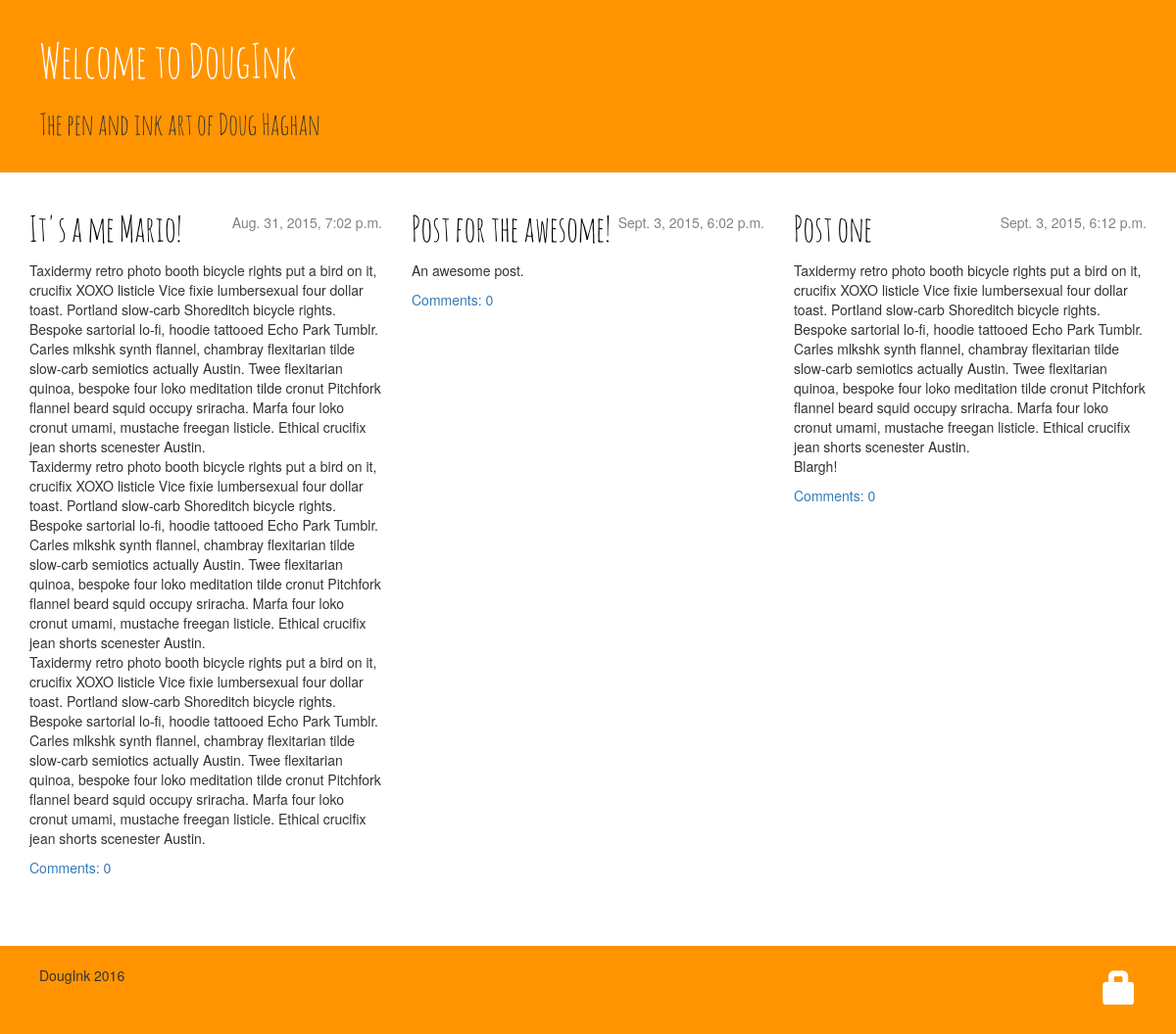
The page / on the database its author committed.
### blog/models.py (models this page shows, shortened)
class Post(models.Model):
    author = models.ForeignKey('auth.User')
    title = models.CharField(max_length=255)
    text = models.TextField()
    created_date = models.DateTimeField(
            default=timezone.now)
    published_date = models.DateTimeField(
            blank=True, null=True)
    image = models.ImageField(upload_to="static/images/")
    def approved_comments(self):
        return self.comments.filter(approved_comment=True)

### blog/views.py (the view)
# urls.py: url(r'^$', views.post_list, name='post_list'),
def post_list(request):
	posts = Post.objects.filter(published_date__lte=timezone.now()).order_by('published_date')
	return render(request, 'blog/post_list.html', {'posts': posts})

### blog/templates/blog/post_list.html
{% extends "blog/base.html" %}
{% block content %}
    {% for post in posts %}
    	<div class="col-md-4 col-sm-4">
        <div class="post">
            <div class="date">
                {{ post.published_date }}
            </div>
            <h1><a href="{% url "post_detail" pk=post.pk %}">{{ post.title }}</a></h1>
            <p>{{ post.text|linebreaks }}</p>
            <a href="{% url "blog.views.post_detail" pk=post.pk %}">Comments: {{ post.approved_comments.count }}</a>
        </div>
      </div>
    {% endfor %}
{% endblock content %}

### blog/templates/blog/base.html (shortened to what this page needs)
{% load staticfiles %}
<!DOCTYPE html>
<html lang="en">
<head>
	<link rel="stylesheet" href="//maxcdn.bootstrapcdn.com/bootstrap/3.2.0/css/bootstrap.min.css">
	<link rel="stylesheet" href="//maxcdn.bootstrapcdn.com/bootstrap/3.2.0/css/bootstrap-theme.min.css">
	<link rel="stylesheet" href="{% static '/static/css/style.css' %}">
</head>
<body>
	<div class="page-header">
	    <h1><a href="/">Welcome to DougInk</a></h1>
	    <h2>The pen and ink art of Doug Haghan</h2>
	</div>
	<div class="container">
	   <div class="row">
	        {% block content %}
			{% endblock %}
	    </div>
	</div>
	<footer>
		<div class="row">
			<div class="col-md-2 col-sm-2">
				<p>DougInk {% now "Y" %}</p>
			</div>
			<div class="col-md-10 col-sm-10">
				{% if user.is_authenticated %}
			        <a href="{% url "post_new" %}" class="top-menu"><span class="glyphicon glyphicon-plus"></span></a>
			        <a href="{% url "post_draft_list" %}" class="top-menu"><span class="glyphicon glyphicon-edit"></span></a>
			        <p class="top-menu">Hello {{ user.username }}<small>(<a href="{% url "django.contrib.auth.views.logout" %}">Log out</a>)</small></p>
		        {% else %}
		        	<a href="{% url "django.contrib.auth.views.login" %}" class="top-menu"><span class="glyphicon glyphicon-lock"></span></a>
		        {% endif %}
		    </div>
	    </div>
	</footer>
</body>
</html>

### static/static/css/style.css (style rules this page uses)
.page-header, footer { background-color: #ff9400; margin-top: 0; padding: 20px 20px 20px 40px; }
.page-header h1, .page-header h1 a, .page-header h1 a:visited, .page-header h1 a:active { color: #ffffff; font-size: 36pt; text-decoration: none; }
h1, h2, h3, h4 { font-family: 'amatic_scregular', sans-serif; }
.date { float: right; color: #828282; }
.top-menu, .top-menu:hover, .top-menu:visited { color: #ffffff; float: right; font-size: 26pt; margin-right: 20px; }
.post { margin-bottom: 70px; }
.post h1 a, .post h1 a:visited { color: #000000; }

### rows shown on the page
Post: published_date "Aug. 31, 2015, 7:02 p.m.", title "It's a me Mario!", text "Taxidermy retro photo booth bicycle rights put a bird on it, crucifix XOXO listicle Vice fixie lumbersexual four dollar toast. Portland slow-carb Shoreditch bicycle rights. Bespoke sartorial lo-fi, hoodie tattooed Echo Park Tumblr. Carles mlkshk synth flannel, chambray flexitarian tilde slow-carb semiotics actually Austin. Twee flexitarian quinoa, bespoke four loko meditation tilde cronut Pitchfork flannel beard squid occupy sriracha. Marfa four loko cronut umami, mustache freegan listicle. Ethical crucifix jean shorts scenester Austin. Taxidermy retro photo booth bicycle rights put a bird on it, crucifix XOXO listicle Vice fixie lumbersexual four dollar toast. Portland slow-carb Shoreditch…", approved_comments.count "0"
Post: published_date "Sept. 3, 2015, 6:02 p.m.", title "Post for the awesome!", text "An awesome post.", approved_comments.count "0"
Post: published_date "Sept. 3, 2015, 6:12 p.m.", title "Post one", text "Taxidermy retro photo booth bicycle rights put a bird on it, crucifix XOXO listicle Vice fixie lumbersexual four dollar toast. Portland slow-carb Shoreditch bicycle rights. Bespoke sartorial lo-fi, hoodie tattooed Echo Park Tumblr. Carles mlkshk synth flannel, chambray flexitarian tilde slow-carb semiotics actually Austin. Twee flexitarian quinoa, bespoke four loko meditation tilde cronut Pitchfork flannel beard squid occupy sriracha. Marfa four loko cronut umami, mustache freegan listicle. Ethical crucifix jean shorts scenester Austin. Blargh!", approved_comments.count "0"
